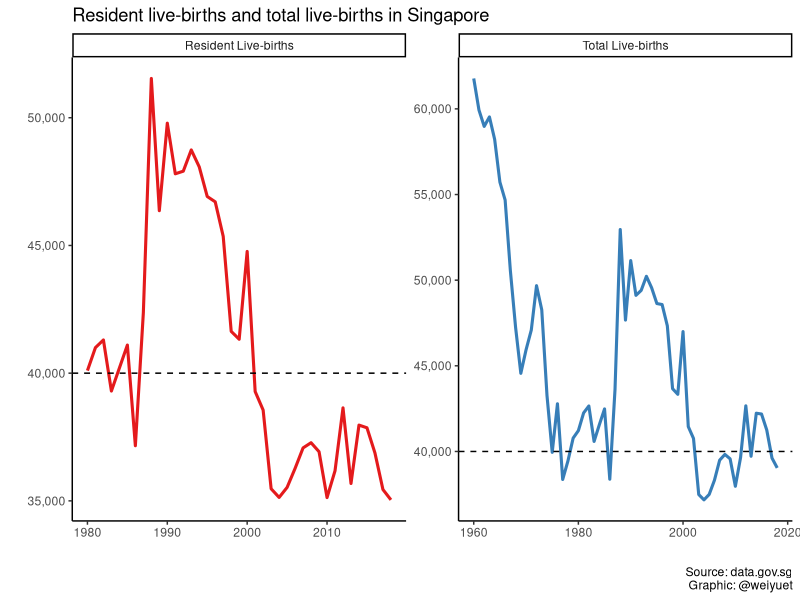
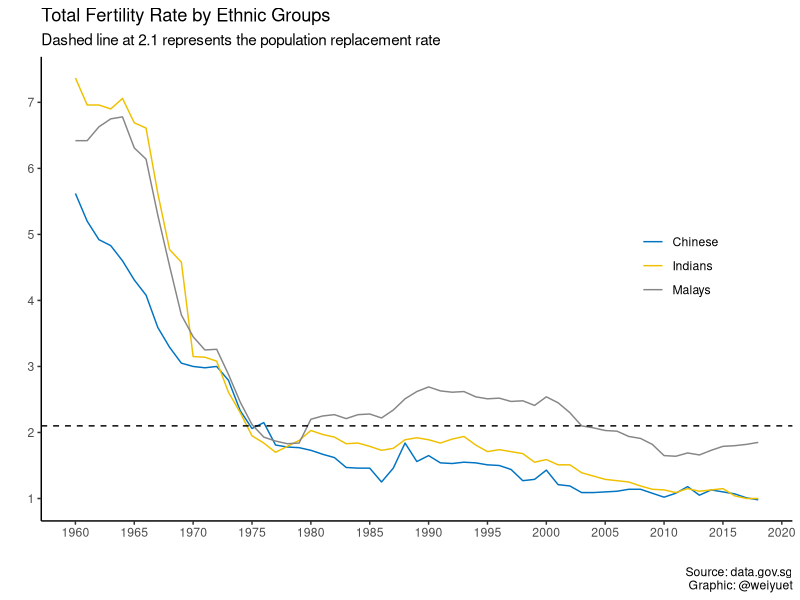
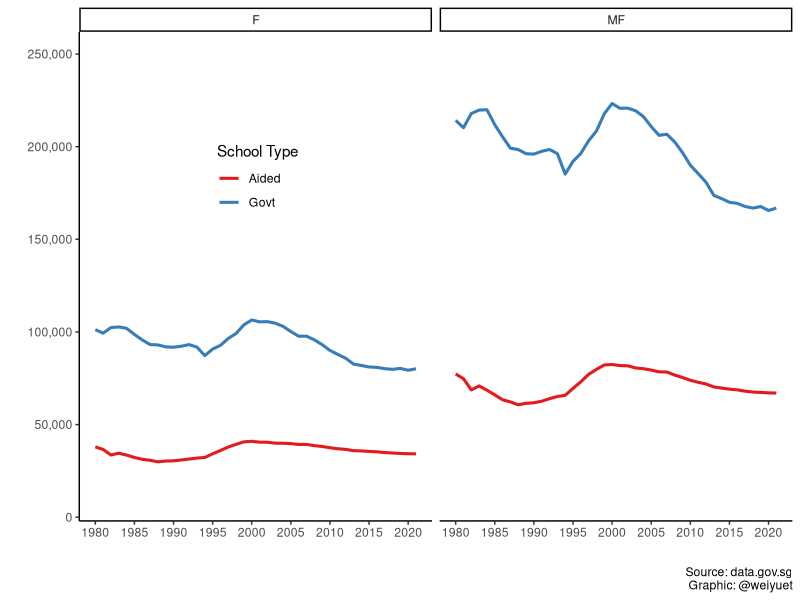
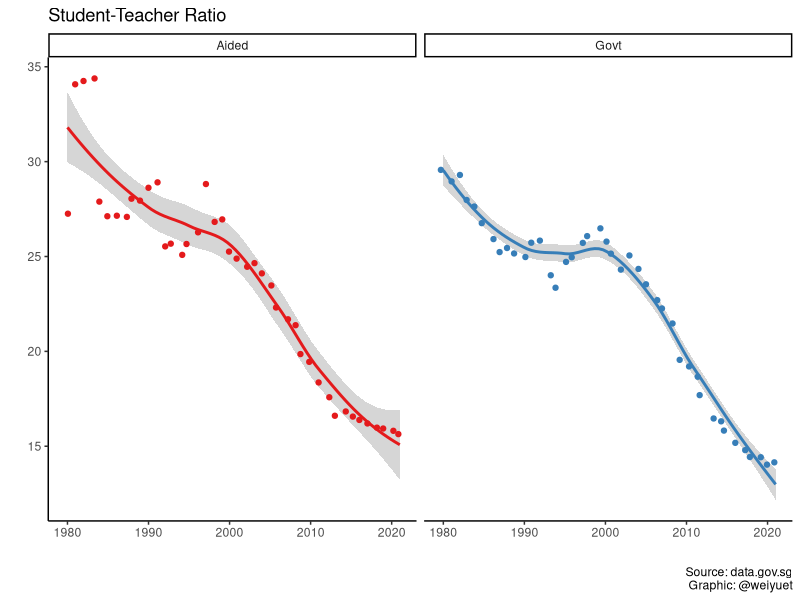
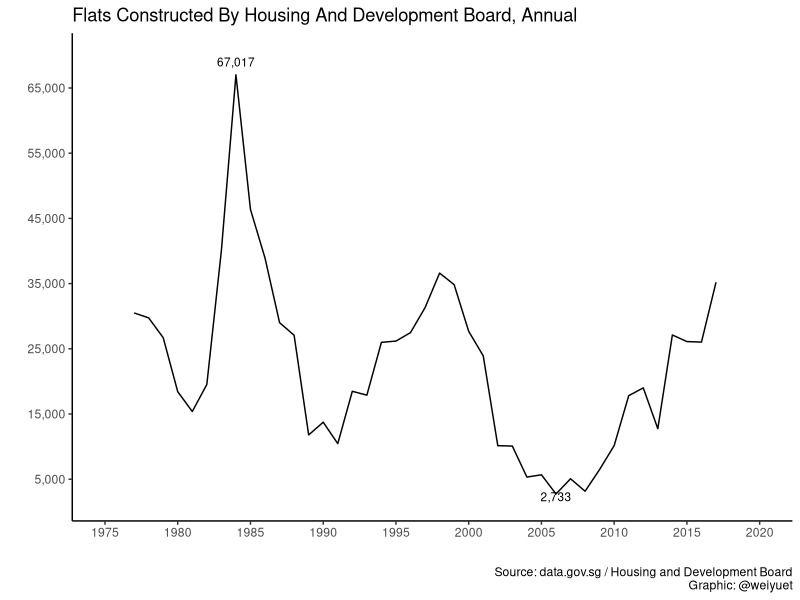

The R source for these figures, in order:
## ---- chunk 1
knitr::opts_chunk$set(echo = TRUE)

#Libraries
library(tidyverse)
library(scales)
library(ggsci)
## ---- chunk 2
# Load data
live_births <- read_csv("data/births-and-fertility-annual/live-births.csv")

# Data wrangling
live_births$value <- as.double(as.character(live_births$value))

#Plot live births
live_births %>% 
  drop_na() %>% 
  ggplot(aes(x = year, y = value, colour = level_1)) +
  geom_line(size = 1.05) +
  geom_hline(yintercept = 40000, linetype = 2, size = 0.5) +
  facet_wrap(~level_1, scales = "free") +
  scale_y_continuous(labels = label_number(big.mark = ",")) +
  theme_classic() +
  theme(legend.position = "none") +
  scale_colour_brewer(type = "qual", palette = 6) +
  labs(x = "", y = "",
       title = "Resident live-births and total live-births in Singapore",
       caption = "Source: data.gov.sg\nGraphic: @weiyuet")
## ---- chunk 3
# Load data
total_fertility_rate_by_ethnic_group <- read_csv("data/births-and-fertility-annual/total-fertility-rate-by-ethnic-group.csv")

# Plot fertility rate by ethnic groups
total_fertility_rate_by_ethnic_group %>% 
  ggplot(aes(x = year, y = value, colour = level_2)) +
  geom_line() +
  geom_hline(yintercept = 2.1, linetype = 2, size = 0.5) +
  theme_classic() +
  theme(legend.title = element_blank(),
        legend.position = c(0.85, 0.55)) +
  scale_x_continuous(breaks = seq(1960, 2020, 5)) +
  scale_y_continuous(breaks = seq(0, 8, 1)) +
  scale_colour_jco() +
  labs(x = "", y ="",
       title = "Total Fertility Rate by Ethnic Groups",
       subtitle = "Dashed line at 2.1 represents the population replacement rate",
       caption = "Source: data.gov.sg\nGraphic: @weiyuet")
## ---- chunk 4
# Load data
students_and_teachers_primary_schools <- read_csv("data/students-and-teachers-in-schools/students-and-teachers-primary-schools.csv")

# Plot number of primary school students in government and aided schools
students_and_teachers_primary_schools %>% 
  ggplot(aes(x = year, y = students_pri,
             colour = school_type)) +
  geom_line(size = 1.05) +
  facet_wrap(~sex) +
  theme_classic() +
  theme(legend.position = c(0.25, 0.7)) +
  scale_color_brewer(type = "qual", palette = 6) +
  scale_x_continuous(breaks = seq(1980, 2020, 5)) +
  scale_y_continuous(labels = label_number(big.mark = ","), 
                     limits = c(10000, 250000)) +
  labs(x = "", y = "",
       colour = "School Type",
       caption = "Source: data.gov.sg\nGraphic: @weiyuet")
## ---- chunk 5
# Wrangle data
# Calculate student-teacher ratio
students_and_teachers_primary_schools <- students_and_teachers_primary_schools %>% 
  mutate(student_teacher_ratio = students_pri/teachers_pri)

students_and_teachers_primary_schools %>% 
  filter(sex == "MF") %>%
  ggplot(aes( x = year, y = student_teacher_ratio, colour = school_type)) +
  geom_smooth() +
  geom_jitter() +
  facet_wrap(~school_type) +
  theme_classic() +
  theme(legend.position = "none") +
  scale_colour_brewer(type = "qual", palette = 6) +
  labs(x = "", y = "",
       title = "Student-Teacher Ratio",
       caption = "Source: data.gov.sg\nGraphic: @weiyuet")
## ---- chunk 6
# Load data
flats_constructed <- read_csv("data/flats-constructed/flats-constructed-by-housing-and-development-board-annual.csv")

# Plot number of flats constructed
flats_constructed %>% 
  ggplot(aes(x = year, y = flats_constructed)) +
  geom_line() +
  scale_x_continuous(limits = c(1975, 2020),
                     breaks = seq(1975, 2020, 5)) +
  scale_y_continuous(limits = c(2000, 70000),
                     breaks = seq(5000, 70000, 10000),
                     labels = label_number(big.mark = ",")) +
  annotate("text", x = 1984, y = 69000, label = "67,017", size = 3) + #peak
  annotate("text", x = 2006, y = 2300, label = "2,733", size = 3) + #trough
  theme_classic() +
  labs(x = "", y = "",
       title = "Flats Constructed By Housing And Development Board, Annual",
       caption = "Source: data.gov.sg / Housing and Development Board\nGraphic: @weiyuet")
